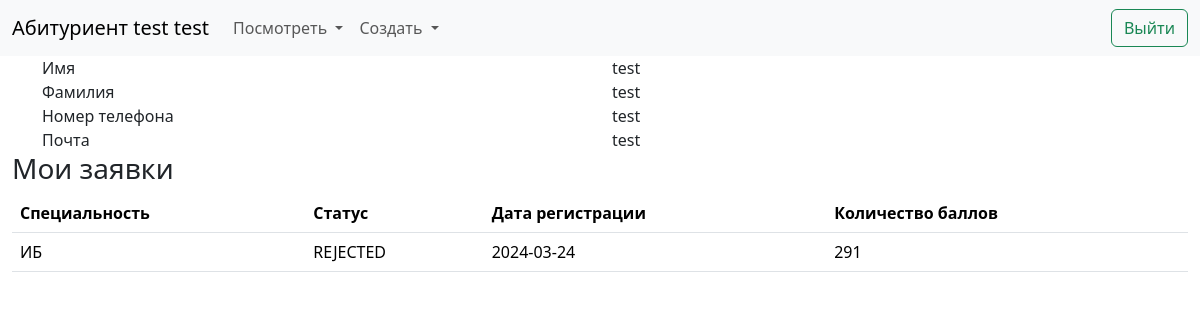
The app's page /enrollees/ (signed in), older data.
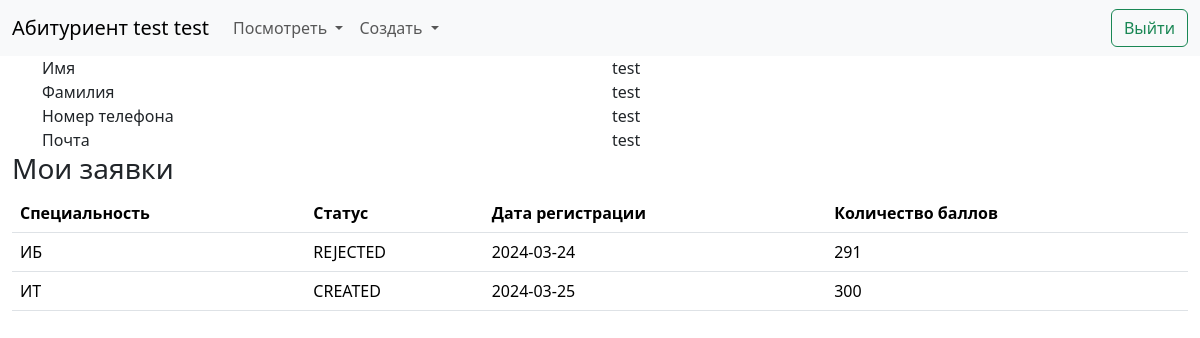
The same page, newer data.
### app/models/enrollee.py (models this page shows)
class Enrollee(Base):
    __tablename__ = "enrollees"
    first_name: Mapped[str]
    second_name: Mapped[str]
    phone_number: Mapped[str]
    email: Mapped[str | None] = mapped_column(default=None)
    password: Mapped[str]
    applications: Mapped[list["Application"]] = relationship(back_populates="enrollee")

### app/models/application.py (models this page shows)
class Application(Base):
    __tablename__ = "applications"
    enrollee_id: Mapped[UUID] = mapped_column(
        ForeignKey("enrollees.id", ondelete="CASCADE")
    )
    employee_id: Mapped[UUID | None] = mapped_column(ForeignKey("employees.id"))
    speciality_id: Mapped[UUID] = mapped_column(ForeignKey("specialties.id"))
    registration_date: Mapped[datetime] = mapped_column(default=datetime.now())
    status: Mapped[ApplicationStatus] = mapped_column(default="CREATED")
    total_points: Mapped[int]
    enrollee: Mapped["Enrollee"] = relationship(
        back_populates="applications", cascade="delete, all"
    )
    employee: Mapped["Employee"] = relationship(back_populates="applications")
    speciality: Mapped["Speciality"] = relationship(back_populates="applications")

### app/models/speciality.py (models this page shows)
class Speciality(Base):
    __tablename__ = "specialties"
    name: Mapped[str]
    description: Mapped[str]
    area: Mapped[str]
    subjects: Mapped[list] = mapped_column(type_=JSON)
    applications: Mapped[list["Application"]] = relationship(
        back_populates="speciality"
    )

### app/api/api_v1/endpoints/enrollees.py (the view)
@router.get("/")
def enrollee_start(
    request: Request,
    enrollee=Depends(get_current_enrollee),
    db: Session = Depends(deps.get_db),
):
    if enrollee is None:
        return templates.TemplateResponse(request=request, name="login.html")
    specialities = read_specialities(db=db)
    return templates.TemplateResponse(
        request=request,
        name="enrollee.html",
        context={"enrollee": enrollee, "specialities": specialities},
    )

### templates/enrollee/enrollee.html
{% extends "base.html" %}
{% block content %}
<div class="container">
    <div class="row">
        <div class="col">
            Имя
        </div>
        <div class="col">
            {{enrollee.first_name}}
        </div>
    </div>
    <div class="row">
        <div class="col">
            Фамилия
        </div>
        <div class="col">
            {{enrollee.second_name}}
        </div>
    </div>
    <div class="row">
        <div class="col">
            Номер телефона
        </div>
        <div class="col">
            {{enrollee.second_name}}
        </div>
    </div>
    <div class="row">
        <div class="col">
            Почта
        </div>
        <div class="col">
            {{enrollee.email}}
        </div>
    </div>
</div>
    <div class="container-fluid">
    <h3>Мои заявки</h3>
    <table class="table">
        <thead>
            <tr>
                <th scope="col">Специальность</th>
                <th scope="col">Статус</th>
                <th scope="col">Дата регистрации</th>
                <th scope="col">Количество баллов</th>
            </tr>
        </thead>
        <tbody>
            {% for application in enrollee.applications %}
            <tr>
                <td>{{application.speciality.name}}</a></td>
                <td>{{application.status.value}}</td>
                <td>{{application.registration_date.strftime('%Y-%m-%d')}}</td>
                <td>{{application.total_points}}</td>
            </tr>
            {% endfor %}
        </tbody>
    </table>
</div>
{% endblock %}

### templates/enrollee/base.html (shortened to what this page needs)
<html lang="en">
<head>
    <link href="https://cdn.jsdelivr.net/npm/bootstrap@5.3.3/dist/css/bootstrap.min.css" rel="stylesheet"
>
</head>
<body>
    <nav class="navbar navbar-expand-lg bg-body-tertiary">
        <div class="container-fluid">
            <a class="navbar-brand" href="{{url_for('enrollee_start')}}">Абитуриент {{enrollee.first_name}}
                {{enrollee.second_name}}</a>
            <div class="collapse navbar-collapse" id="navbarSupportedContent">
                <ul class="navbar-nav me-auto mb-2 mb-lg-0">
                    <li class="nav-item dropdown">
                        <a class="nav-link dropdown-toggle" href="#" role="button" data-bs-toggle="dropdown"
                            aria-expanded="false">
                            Посмотреть
                        </a>
                    </li>
                    <li class="nav-item dropdown">
                        <a class="nav-link dropdown-toggle" href="#" role="button" data-bs-toggle="dropdown"
                            aria-expanded="false">
                            Создать
                        </a>
                    </li>
                </ul>
                <a class="btn btn-outline-success" href="{{url_for('enrollee_logout_get')}}">Выйти</a>
            </div>
        </div>
    </nav>
    <div id="content">{% block content %}{% endblock %}</div>
</body>
</html>

Row changes from the older to the newer data that the page shows:
added Application: speciality.name "ИТ", status.value "CREATED", registration_date "2024-03-25", total_points "300"
